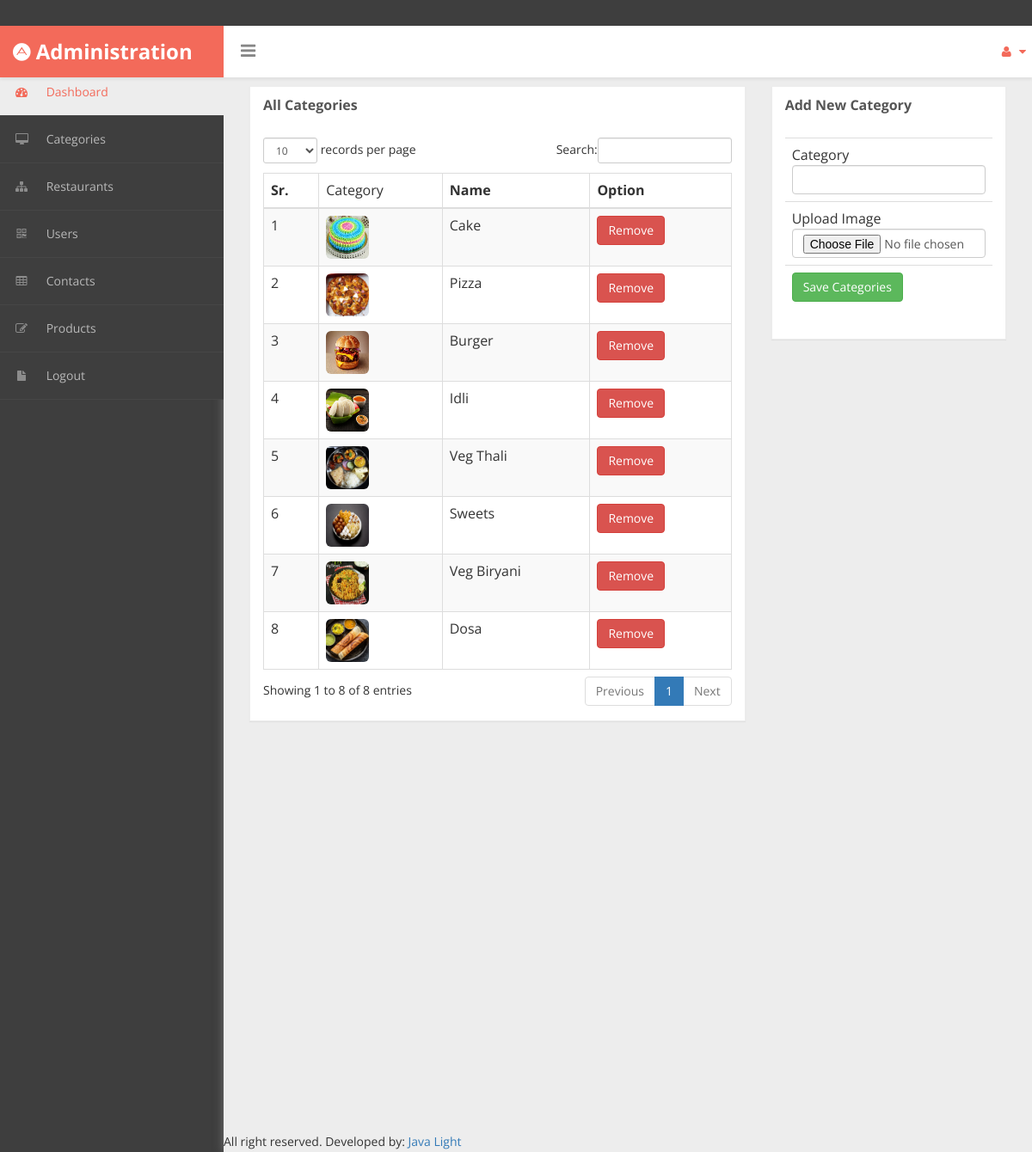
The app's page /admin/01ACategories.php with its own data.
### tables this page shows
CREATE TABLE `categories` (
  `cid` int(11) NOT NULL auto_increment,
  `c_name` varchar(100) NOT NULL,
  `c_pic` varchar(100) NOT NULL,
  PRIMARY KEY  (`cid`),
  UNIQUE KEY `c_name` (`c_name`)
);

### admin/01ACategories.php (the view, shortened to what this page needs)
<?php
include_once '../mycon.php';
?>﻿
<!DOCTYPE html>
<html xmlns="http://www.w3.org/1999/xhtml">
<head>
    <link href="assets/css/bootstrap.css" rel="stylesheet" />
    <link href="assets/css/font-awesome.css" rel="stylesheet" />
    <link href="assets/css/custom-styles.css" rel="stylesheet" />
    <link href="assets/js/dataTables/dataTables.bootstrap.css" rel="stylesheet" />
</head>
<body>
    <div id="wrapper">
        <nav class="navbar navbar-default top-navbar" role="navigation">
            <?php include './01ANav.php'; ?>
        </nav>
        <nav class="navbar-default navbar-side" role="navigation">
            <?php include './01AHeader.php'; ?>
        </nav>
        <div id="page-wrapper" >
            <div id="page-inner">
            <div class="row">
                <div class="col-md-8">
                    <div class="panel panel-default">
                        <div class="panel-heading">
                            All Categories
                        </div>
                        <div class="panel-body">
                            <div class="table-responsive">
                                <table class="table table-striped table-bordered table-hover" id="dataTables-example">
                                    <thead>
                                        <tr>
                                            <th>Sr.</th>
                                            <td>Category</td>
                                            <th>Name</th>
                                            <th>Option</th>
                                    </thead>
                                    <tbody>
                                       <?php
                                       $q="select * from categories";
                                       $re=$con->query($q);
                                       $i=1;
                                       while($r=$re->fetch_assoc())
                                       {
                                           ?>
                                         <tr class="odd gradeX">
                                            <td><?php echo $i;?></td>
                                            <td><img src="pics/products/<?php echo $r['c_pic']; ?>" title="<?php echo $r['c_pic']; ?>" style="width: 50px;height: 50px;" class="img-rounded"/></td>
                                            <td><?php echo $r['c_name'];?></td>
                                            <td><a href="01ACategories.php?cid=<?php echo $r['cid'];?>" class="btn btn-danger">Remove</a></td>
                                              </tr>
                                        <?php
                                           $i++;
                                       }
                                       ?>
                                    </tbody>
                                </table>
                            </div>
                        </div>
                    </div>
                </div>
                <div class="col-md-4">
                    <div class="panel panel-default">
                        <div class="panel-heading">
                            Add New Category
                        </div>
                        <div class="panel-body">
                            <div class="table-responsive">
                                <form action="01ACategories_save.php" method="post" enctype="multipart/form-data">
                                    <table class="table">
                                        <tr>
                                            <td>Category<br/>
                                                <input type="text" name="c_name" class="form-control" required="required"/>
                                            </td>
                                        </tr>
                                        <tr>
                                            <td>Upload Image<br/>
                                                <input type="file" name="c_pic" class="form-control" required="required"/>
                                            </td>
                                        </tr>
                                        <tr>
                                            <td>
                                                <input type="submit" value="Save Categories" class="btn btn-success"/>
                                            </td>
                                        </tr>
                                    </table>
                                </form>
                            </div>
                        </div>
                    </div>
                </div>
            </div>
        </div>
               <footer>
               <?php include_once './01AFooter.php'; ?>
               </footer>
    </div>
            </div>
</body>
</html>

### admin/assets/css/custom-styles.css (style rules this page uses)
body { font-family: 'Open Sans', sans-serif; background: #3E3E3E; }
#wrapper { width: 100%; }
#page-wrapper { padding: 15px 15px; min-height: 600px; background: #EDEDED; }
#page-inner { width:100%; margin:10px 20px 10px 0px; background-color:transparent; padding: 15px 30px; min-height:1200px; }
.navbar-side { z-index: 0; }
.panel { border-radius:0px; }
.top-navbar { position: fixed; width: 100%; z-index: 300; -webkit-box-shadow: 0 3px 3px rgba(0, 0, 0, 0.05); -moz-box-shadow: 0 3px 3px rgba(0, 0, 0, 0.05); box-shadow: 0 3px 3px rgba(0, 0, 0, 0.05); }
.navbar-side { z-index: 1; position: fixed; width: 260px; top: 80px; }
#page-wrapper { position: relative; top: 55px; box-shadow: 0 0 10px #757575; -moz-box-shadow: 0 0 10px #757575; -webkit-box-shadow: 0 0 10px #757575; }
.panel-default { border-color: #ECECEC; }
.panel-default > .panel-heading { color: #555; border-color: #FFF; font-weight:bold;background: #FFFFFF; font-size: 16px; text-shadow: none; }
.panel-heading { border-bottom: 1px solid transparent; border-top-left-radius: 3px; border-top-right-radius: 3px; }
.top-navbar { margin:0px; }
.navbar-side { border:none; background: #3E3E3E; }
.top-navbar { background: #FFFFFF; border-bottom:none; }
.navbar-default { border:0px solid black; }
@media (min-width:768px) { #page-wrapper { margin: 0 0 0 260px; padding: 0; min-height: 1200px; } }
@media (min-width:768px) { .navbar-side { width: 260px; z-index: 1; } }
@media (min-width:768px) { .navbar { border-radius: 0px; } }

### records on screen
categories: c_pic (picture), c_name "Cake"
categories: c_pic (picture), c_name "Pizza"
categories: c_pic (picture), c_name "Burger"
categories: c_pic (picture), c_name "Idli"
categories: c_pic (picture), c_name "Veg Thali"
categories: c_pic (picture), c_name "Sweets"
categories: c_pic (picture), c_name "Veg Biryani"
categories: c_pic (picture), c_name "Dosa"
